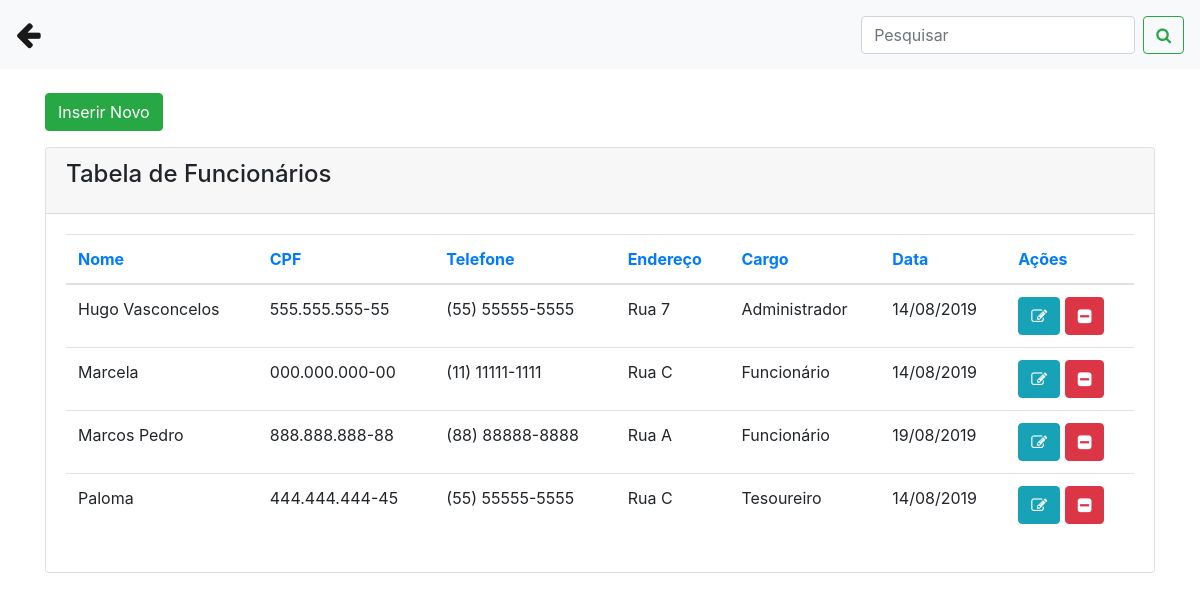
Page /orcamentos/funcionarios.php on the committed database.
### tables this page shows
CREATE TABLE `funcionarios` (
  `id` int(11) NOT NULL,
  `nome` varchar(25) NOT NULL,
  `cpf` varchar(18) NOT NULL,
  `telefone` varchar(15) NOT NULL,
  `endereco` varchar(35) NOT NULL,
  `cargo` varchar(20) NOT NULL,
  `data` date NOT NULL
);

### orcamentos/funcionarios.php (the view, shortened to what this page needs)
<?php
include('conexao.php');
?>
<!DOCTYPE html>
<html>
<head>
 <link rel="stylesheet" href="https://stackpath.bootstrapcdn.com/bootstrap/4.1.3/css/bootstrap.min.css">
<link rel="stylesheet" href="https://cdnjs.cloudflare.com/ajax/libs/font-awesome/4.7.0/css/font-awesome.min.css">
</head>
<body>
  <nav class="navbar navbar-expand-lg navbar-light bg-light">
  <a class="navbar-brand" href="painel_admin.php"><big><big><i class="fa fa-arrow-left"></i></big></big></a>
  <div class="collapse navbar-collapse" id="conteudoNavbarSuportado">
    <form class="form-inline my-2 my-lg-0">
      <input name="txtpesquisar" class="form-control mr-sm-2" type="search" placeholder="Pesquisar" aria-label="Pesquisar">
      <button name="buttonPesquisar" class="btn btn-outline-success my-2 my-sm-0" type="submit"><i class="fa fa-search"></i></button>
    </form>
  </div>
</nav>
<div class="container">
      <br>
         <div class="row">
           <div class="col-sm-12">
            <button type="button" class="btn btn-success mb-3" data-toggle="modal" data-target="#modalExemplo">Inserir Novo </button>
           </div>
        </div>
          <div class="content">
            <div class="row">
              <div class="col-md-12">
                <div class="card">
                  <div class="card-header">
                    <h4 class="card-title"> Tabela de Funcionários</h4>
                  </div>
                  <div class="card-body">
                    <div class="table-responsive">
                      <?php
                        if(isset($_GET['buttonPesquisar']) and $_GET['txtpesquisar'] != ''){
                          $nome = $_GET['txtpesquisar'] . '%';
                           $query = "select * from funcionarios where nome LIKE '$nome'  order by nome asc";
                        }else{
                         $query = "select * from funcionarios order by nome asc";
                        }
                        $result = mysqli_query($conexao, $query);
                        $row = mysqli_num_rows($result);
                        if($row == ''){
                            echo "<h3> Não existem dados cadastrados no banco </h3>";
                        }else{
                           ?>
                      <table class="table">
                        <thead class=" text-primary">
                          <th>
                            Nome
                          </th>
                          <th>
                            CPF
                          </th>
                          <th>
                            Telefone
                          </th>
                           <th>
                            Endereço
                          </th>
                            <th>
                            Cargo
                          </th>
                            <th>
                            Data
                          </th>
                            <th>
                            Ações
                          </th>
                        </thead>
                        <tbody>
                         <?php
                          while($res_1 = mysqli_fetch_array($result)){
                            $nome = $res_1["nome"];
                            $telefone = $res_1["telefone"];
                            $endereco = $res_1["endereco"];
                            $cargo = $res_1["cargo"];
                            $cpf = $res_1["cpf"];
                            $data = $res_1["data"];
                            $id = $res_1["id"];
                            $data2 = implode('/', array_reverse(explode('-', $data)));
                            ?>
                            <tr>
                             <td><?php echo $nome; ?></td>
                             <td><?php echo $cpf; ?></td>
                             <td><?php echo $telefone; ?></td>
                             <td><?php echo $endereco; ?></td>
                             <td><?php echo $cargo; ?></td>
                             <td><?php echo $data2; ?></td>
                             <td>
                             <a class="btn btn-info" href="funcionarios.php?func=edita&id=<?php echo $id; ?>"><i class="fa fa-pencil-square-o"></i></a>
                             <a class="btn btn-danger" href="funcionarios.php?func=deleta&id=<?php echo $id; ?>"><i class="fa fa-minus-square"></i></a>
                             </td>
                            </tr>
                            <?php
                              }
                            ?>
                        </tbody>
                      </table>
                          <?php
                              }
                            ?>
                    </div>
                  </div>
                </div>
              </div>
</div>
</body>
</html>

### rows in the picture
funcionarios: nome "Hugo Vasconcelos", cpf "555.555.555-55", telefone "(55) 55555-5555", endereco "Rua 7", cargo "Administrador", data "14/08/2019"
funcionarios: nome "Marcela", cpf "000.000.000-00", telefone "(11) 11111-1111", endereco "Rua C", cargo "Funcionário", data "14/08/2019"
funcionarios: nome "Marcos Pedro", cpf "888.888.888-88", telefone "(88) 88888-8888", endereco "Rua A", cargo "Funcionário", data "19/08/2019"
funcionarios: nome "Paloma", cpf "444.444.444-45", telefone "(55) 55555-5555", endereco "Rua C", cargo "Tesoureiro", data "14/08/2019"
